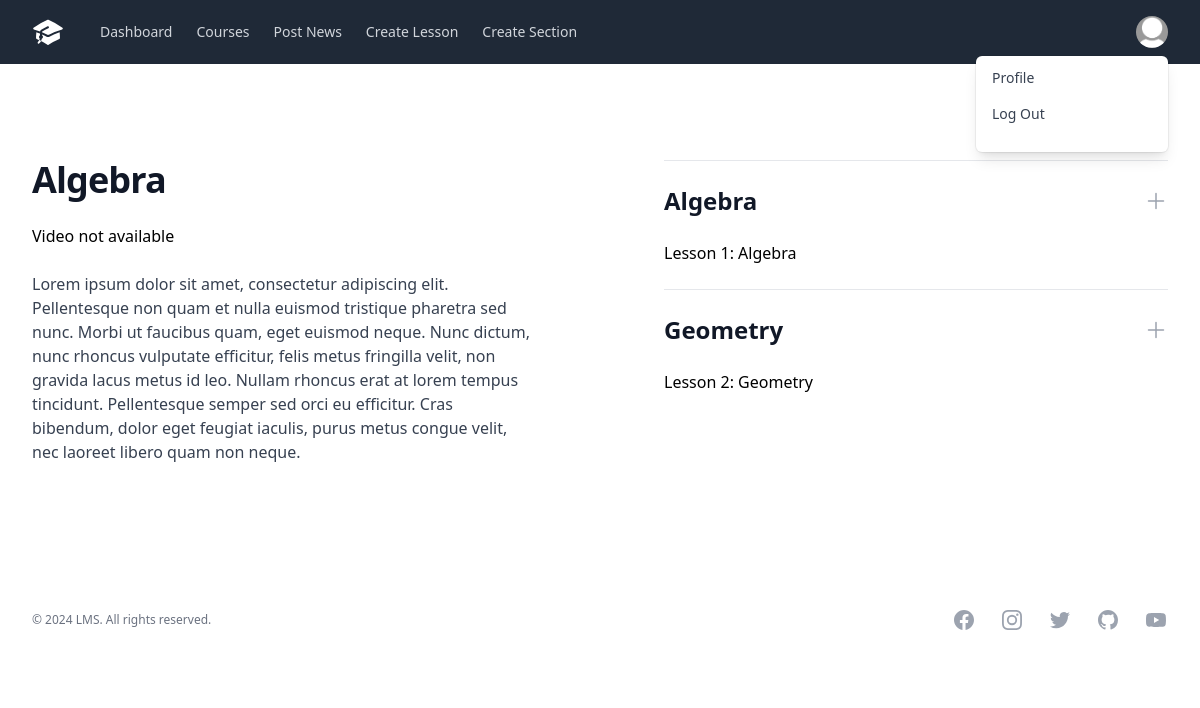
The app's page /app/lesson_detail/111/ (signed in) with its own data.
### app/models.py (models this page shows, shortened)
class CustomUser(AbstractUser):
    is_teacher = models.BooleanField(default=False)
    is_student = models.BooleanField(default=False)

class Teacher(models.Model):
    user = models.OneToOneField(CustomUser, on_delete=models.CASCADE)
    first_name = models.CharField(max_length=30, blank=False, null=False)
    last_name = models.CharField(max_length=30, blank=False, null=False)
    date_of_birth = models.DateField()
    address = models.CharField(max_length=100)
    email = models.EmailField()
    profile_picture = models.ImageField(default='default.jpg', upload_to='profile_pics')

class Lesson(models.Model):
    title = models.CharField(max_length=300)
    description = models.TextField()
    file = models.FileField(upload_to='media', validators=[FileExtensionValidator( ['mp4'] ) ], null=True)
    course = models.ForeignKey(Course, on_delete=models.CASCADE)
    section = models.ForeignKey(Section, on_delete=models.CASCADE)

class Section(models.Model):
    title = models.CharField(max_length=200)
    course = models.ForeignKey(Course, on_delete=models.CASCADE)

### app/views.py (the view, shortened to what this page needs)
# urls.py: path('lesson_detail/<int:pk>/', views.LessonDetailView.as_view(), name='lesson_detail'),
class LessonDetailView(LoginRequiredMixin, DetailView):
    model = Lesson
    WistiaApi.configure(settings.WISTIA_API_KEY)
    def get_media_url(self):
        course_pk = self.object.course.pk
        current_course = Course.objects.get(id=course_pk)
        try:
            projects = WistiaApi.list_all_projects()
            matching_projects = [p for p in projects if p.name == current_course.name]
            if not matching_projects:
                raise ValueError(f"No Wistia project found for course: {current_course.name}")
        except Exception as e:
            print(f"Error retrieving Wistia video: {str(e)}")
            return "Video not available"
    def get_context_data(self, **kwargs):
        context = super().get_context_data(**kwargs)
        course_pk = self.object.course.pk
        current_course = Course.objects.get(id=course_pk)
        lessons = Lesson.objects.filter(course=current_course)
        sections = Section.objects.filter(lesson__in=lessons)
        embed_url = self.get_media_url()
        context['embed_url'] = embed_url
        context['lessons'] = lessons
        context['sections'] = sections
        return context

### app/templates/app/lesson_detail.html (shortened to what this page needs)
{% extends './base.html' %}
{% block content %}
<div class="bg-white">
  <div class="mx-auto max-w-5xl py-16 px-4 sm:py-24 sm:px-6 lg:max-w-7xl lg:px-8">
    <div class="grid grid-col-1 lg:grid-cols-2 items-top lg:gap-x-32">
      <div class="flex flex-col-reverse">
        <div class="mx-auto w-full max-w-2xl lg:max-w-none">
          <h1 class="text-4xl mb-6 font-bold tracking-tight text-gray-900">{{ lesson.title }}</h1>
            {{ embed_url|safe }}
          <div class="mt-6">
            <div class="space-y-6 text-base text-gray-700">
              <p>{{ lesson.description }}</p>
            </div>
          </div>
        </div>
      </div>
      <div class="mt-10 lg:mt-0 mx-auto w-full max-w-2xl lg:max-w-none lg:align-top">
        {% for section in sections %}
          <div class="divide-y divide-gray-200 border-t">
            <div x-data="{ open: false }">
              <h3>
                <button type="button" x-description="Expand/collapse question button" class="group relative flex w-full items-center justify-between py-6 text-left" aria-controls="disclosure-1" @click="open = !open" aria-expanded="false" x-bind:aria-expanded="open.toString()">
                  <span class="text-gray-900 text-2xl font-bold" x-state:on="Open" x-state:off="Closed" :class="{ 'text-indigo-600': open, 'text-gray-900': !(open) }">{{ section.title }}</span>
                  <span class="ml-6 flex items-center">
                  </span>
                </button>
              </h3>
              <div class="prose prose-sm pb-6" id="disclosure-1" x-show="open">
                {% for lesson in lessons %}
                  {% if section.title == lesson.title %}
                    <a href="/app/lesson_detail/{{lesson.id}}">
                      Lesson {{ forloop.counter }}: {{ lesson.title }}
                    </a>
                  {% endif %}
                {% endfor %}
              </div>
            </div>
          </div>
        {% endfor %}
      </div>
    </div>
  </div>
</div>
{% endblock %}

### app/templates/app/base.html (shortened to what this page needs)
{% load static %}
<html lang="en">
<head>
  <link rel="stylesheet" href="{% static 'app/output.css' %}">
  <div class="bg-gray-100">
    <nav x-data="{ open: false }" class="bg-gray-800">
      <div class="mx-auto max-w-7xl px-2 sm:px-6 lg:px-8">
        <div class="relative flex h-16 items-center justify-between">
          <div class="flex flex-1 items-center justify-center sm:items-stretch sm:justify-start">
            <div class="flex flex-shrink-0 items-center">
            </div>
            <div class="hidden sm:ml-6 sm:block">
              <div class="flex">
                  <a href="{% url 'index' %}" class="{% if request.resolver_match.url_name == 'index' %} bg-gray-900 text-white px-3 py-2 rounded-md text-sm font-medium {%else%}text-gray-300 hover:bg-gray-700 hover:text-white px-3 py-2 rounded-md text-sm font-medium {% endif %}" x-state:on="Current" x-state:off="Default" aria-current="page" x-state-description="Current: "bg-gray-900 text-white", Default: "text-gray-300 hover:bg-gray-700 hover:text-white"">Dashboard</a>
                  <a href="{% url 'courses' %}" class="{% if request.resolver_match.url_name == 'courses' %} bg-gray-900 text-white px-3 py-2 rounded-md text-sm font-medium {%else%}text-gray-300 hover:bg-gray-700 hover:text-white px-3 py-2 rounded-md text-sm font-medium {% endif %}" x-state-description="undefined: "bg-gray-900 text-white", undefined: "text-gray-300 hover:bg-gray-700 hover:text-white"">Courses</a>
                  {% if request.user.is_teacher %}
                      <a href="{% url 'post_news' %}" class="{% if request.resolver_match.url_name == 'post_news' %} bg-gray-900 text-white px-3 py-2 rounded-md text-sm font-medium {%else%}text-gray-300 hover:bg-gray-700 hover:text-white px-3 py-2 rounded-md text-sm font-medium {% endif %}" x-state-description="undefined: "bg-gray-900 text-white", undefined: "text-gray-300 hover:bg-gray-700 hover:text-white"">Post News</a>
                      <a href="{% url 'create_lesson' %}" class="{% if request.resolver_match.url_name == 'create_lesson' %} bg-gray-900 text-white px-3 py-2 rounded-md text-sm font-medium {%else%}text-gray-300 hover:bg-gray-700 hover:text-white px-3 py-2 rounded-md text-sm font-medium {% endif %}" x-state-description="undefined: "bg-gray-900 text-white", undefined: "text-gray-300 hover:bg-gray-700 hover:text-white"">Create Lesson</a>
                      <a href="{% url 'create_section' %}" class="{% if request.resolver_match.url_name == 'create_section' %} bg-gray-900 text-white px-3 py-2 rounded-md text-sm font-medium {%else%}text-gray-300 hover:bg-gray-700 hover:text-white px-3 py-2 rounded-md text-sm font-medium {% endif %}" x-state-description="undefined: "bg-gray-900 text-white", undefined: "text-gray-300 hover:bg-gray-700 hover:text-white"">Create Section</a>
                    {% endif %}
              </div>
            </div>
          </div>
          <div class="absolute inset-y-0 right-0 flex items-center pr-2 sm:static sm:inset-auto sm:ml-6 sm:pr-0">
            <div x-data="Components.menu({ open: false })" x-init="init()" @keydown.escape.stop="open = false; focusButton()" @click.away="onClickAway($event)" class="relative ml-3">
              <div>
                <button type="button" class="flex rounded-full bg-gray-800 text-sm focus:outline-none focus:ring-2 focus:ring-white focus:ring-offset-2 focus:ring-offset-gray-800" id="user-menu-button" x-ref="button" @click="onButtonClick()" @keyup.space.prevent="onButtonEnter()" @keydown.enter.prevent="onButtonEnter()" aria-expanded="false" aria-haspopup="true" x-bind:aria-expanded="open.toString()" @keydown.arrow-up.prevent="onArrowUp()" @keydown.arrow-down.prevent="onArrowDown()">
                  {% if request.user.is_teacher %}
                      <img class="h-8 w-8 rounded-full" src="{{ user.teacher.profile_picture.url }}" alt="">
                  {% elif request.user.is_student %}
                      <img class="h-8 w-8 rounded-full" src="{{ user.teacher.profile_picture.url }}" alt="">
                  {% elif request.user.is_superuser or request.user.is_staff %}
                      <img class="h-8 w-8 rounded-full" src="{% get_media_prefix %}profile_pics/default.jpg" alt="">
                  {% endif %}
                </button>
              </div>
                <div x-show="open" x-transition:enter="transition ease-out duration-100" x-transition:enter-start="transform opacity-0 scale-95" x-transition:enter-end="transform opacity-100 scale-100" x-transition:leave="transition ease-in duration-75" x-transition:leave-start="transform opacity-100 scale-100" x-transition:leave-end="transform opacity-0 scale-95" class="absolute right-0 z-10 mt-2 w-48 origin-top-right rounded-md bg-white py-1 shadow-lg ring-1 ring-black ring-opacity-5 focus:outline-none" x-ref="menu-items" x-description="Dropdown menu, show/hide based on menu state." x-bind:aria-activedescendant="activeDescendant" role="menu" aria-orientation="vertical" aria-labelledby="user-menu-button" tabindex="-1" @keydown.arrow-up.prevent="onArrowUp()" @keydown.arrow-down.prevent="onArrowDown()" @keydown.tab="open = false" @keydown.enter.prevent="open = false; focusButton()" @keyup.space.prevent="open = false; focusButton()">
                  {% if request.user.is_teacher %}
                    <a href="{% url 'profile_teacher' %}" class="block px-4 py-2 text-sm text-gray-700" x-state:on="Active" x-state:off="Not Active" :class="{ 'bg-gray-100': activeIndex === 0 }" role="menuitem" tabindex="-1" id="user-menu-item-0" @mouseenter="onMouseEnter($event)" @mousemove="onMouseMove($event, 0)" @mouseleave="onMouseLeave($event)" @click="open = false; focusButton()">Profile</a>
                  {% endif %}
                  <form method="POST" action="{% url 'logout' %}">
                    <button type="submit" class="block px-4 py-2 text-sm text-gray-700">Log Out</button>
                </form>
                </div>
            </div>
          </div>
        </div>
      </div>
    </nav>
    </div>
</head>
<body data-media-url="{% get_media_prefix as MEDIA_PREFIX %}">
  {% block content %}
  {% endblock content %}
  <footer class="bg-white">
    <div class="mx-auto max-w-7xl py-12 px-6 md:flex md:items-center md:justify-between lg:px-8">
      <div class="flex justify-center space-x-6 md:order-2">
          <a href="#" class="text-gray-400 hover:text-gray-500">
          </a>
          <a href="#" class="text-gray-400 hover:text-gray-500">
          </a>
          <a href="#" class="text-gray-400 hover:text-gray-500">
          </a>
          <a href="#" class="text-gray-400 hover:text-gray-500">
          </a>
          <a href="#" class="text-gray-400 hover:text-gray-500">
          </a>
      </div>
      <div class="mt-8 md:order-1 md:mt-0">
        <p class="text-center text-xs leading-5 text-gray-500">© <span id="year"></span> LMS. All rights reserved.</p>
      </div>
    </div>
  </footer>
</body>
</html>

### records on screen
CustomUser: teacher.profile_picture (placeholder picture)
Lesson: title "Algebra", description "Lorem ipsum dolor sit amet, consectetur adipiscing elit. Pellentesque non quam et nulla euismod tristique pharetra sed nunc. Morbi ut faucibus quam, eget euismod neque. Nunc dictum, nunc rhoncus vulputate efficitur, felis metus fringilla velit, non gravida lacus metus id leo. Nullam rhoncus erat at lorem tempus tincidunt. Pellentesque semper sed orci eu efficitur. Cras bibendum, dolor eget feugiat iaculis, purus metus congue velit, nec laoreet libero quam non neque."
Section: title "Algebra"
Section: title "Geometry"
Lesson: title "Geometry"

### other values on screen
{{ embed_url|safe }} "Video not available"
